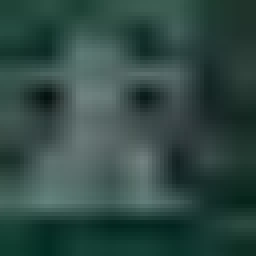
#> input picture Vietnam Traffic Sign Recognition.v1i.voc/cropped_signs/bat-dau-duong-cao-toc/0_ch0_20250504151817_20250504152117_f03500_jpg.rf.71e99c588158025d3706d461adb6810a.jpg, 64 x 64 px (shown 4 times larger); its folder holds only this picture in this run
$ python extract_hog.py
#> lines starting #> are read from the running program, lines starting #| are printed output that depends on the picture
import os
import cv2
import pickle
import numpy as np
from skimage.feature import hog

# Chỉnh lại đường dẫn này cho đúng với vị trí file .py của bạn
# Nếu file .py nằm cùng cấp với thư mục cropped_signs thì chỉ cần 'cropped_signs'
DATA_PATH = 'cropped_signs'
OUTPUT_MODEL = 'model_hog.pkl'

features = []
labels = []

if not os.path.exists(DATA_PATH):
    print(f"Lỗi: Không tìm thấy thư mục {DATA_PATH}. Hãy kiểm tra lại đường dẫn!")
    exit()

print("Đang bắt đầu trích chọn đặc trưng HOG...")

for label_name in os.listdir(DATA_PATH):
    label_dir = os.path.join(DATA_PATH, label_name)
    if not os.path.isdir(label_dir): continue

    print(f" Đang xử lý nhãn: {label_name}")

    for img_name in os.listdir(label_dir):
        img_path = os.path.join(label_dir, img_name)
        img = cv2.imread(img_path)
#> img is the input picture: shape (64, 64, 3); mean B, G, R 68.5, 73.7, 48.3
        if img is None: continue

        # Tiền xử lý: Chuyển xám và đảm bảo kích thước 64x64
        gray = cv2.cvtColor(img, cv2.COLOR_BGR2GRAY)
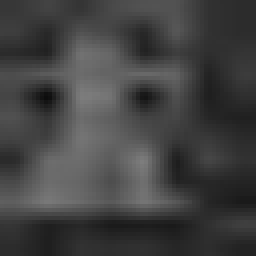
#> gray: shape (64, 64) (shown 4 times larger); min 13, max 125, mean 65.5
        gray = cv2.resize(gray, (64, 64))

        # Trích chọn đặc trưng HOG
        fd = hog(gray, orientations=9,
                 pixels_per_cell=(8, 8),
                 cells_per_block=(2, 2),
                 visualize=False, # Tắt visualize để chạy nhanh hơn khi train số lượng lớn
                 feature_vector=True)
#> fd = 1764 values, max 0.521 at index 1516, min 0 at index 18, mean 0.122

        features.append(fd)
        labels.append(label_name)
#> pass 2 of the loop `for label_name in os.listdir(DATA_PATH):`:
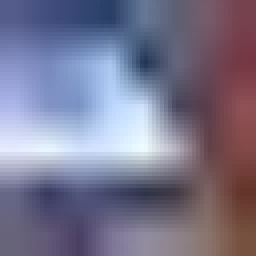
#> input picture Vietnam Traffic Sign Recognition.v1i.voc/cropped_signs/bat-dau-khu-dong-dan-cu/0_ch0_20250430101655_20250430101955_f04340_jpg.rf.2407fd515c247378fc78db8ff7ecda17.jpg, 64 x 64 px (shown 4 times larger)
#> img is the input picture: shape (64, 64, 3); mean B, G, R 142.5, 117.7, 121.4
#> `gray = cv2.cvtColor(img, cv2.COLOR_BGR2GRAY)`:
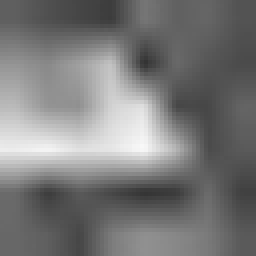
#> gray: shape (64, 64) (shown 4 times larger); min 52, max 248, mean 121.7
#> fd = 1764 values, max 0.551 at index 1336, min 0 at index 1, mean 0.108

# Lưu thành file pkl
with open(OUTPUT_MODEL, 'wb') as f:
    pickle.dump({'features': np.array(features), 'labels': np.array(labels)}, f)

print(f"Thành công! Đã trích xuất {len(features)} mẫu đặc trưng.")
print(f"Dữ liệu đã lưu vào: {OUTPUT_MODEL}")
